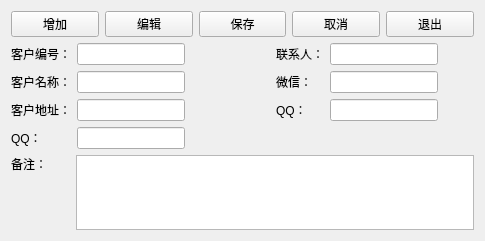
<?xml version="1.0" encoding="UTF-8"?>
<ui version="4.0">
 <class>CDlgCustomerEdit</class>
 <widget class="QWidget" name="CDlgCustomerEdit">
  <property name="geometry">
   <rect>
    <x>0</x>
    <y>0</y>
    <width>485</width>
    <height>241</height>
   </rect>
  </property>
  <property name="windowTitle">
   <string>CDlgCustomerEdit</string>
  </property>
  <layout class="QGridLayout" name="gridLayout_4">
   <item row="0" column="0">
    <layout class="QHBoxLayout" name="horizontalLayout">
     <item>
      <widget class="QPushButton" name="pushButton">
       <property name="text">
        <string>增加</string>
       </property>
      </widget>
     </item>
     <item>
      <widget class="QPushButton" name="pushButton_3">
       <property name="text">
        <string>编辑</string>
       </property>
      </widget>
     </item>
     <item>
      <widget class="QPushButton" name="pushButton_2">
       <property name="text">
        <string>保存</string>
       </property>
      </widget>
     </item>
     <item>
      <widget class="QPushButton" name="pushButton_4">
       <property name="text">
        <string>取消</string>
       </property>
      </widget>
     </item>
     <item>
      <widget class="QPushButton" name="pushButton_5">
       <property name="text">
        <string>退出</string>
       </property>
      </widget>
     </item>
    </layout>
   </item>
   <item row="1" column="0">
    <layout class="QGridLayout" name="gridLayout_3">
     <item row="0" column="0">
      <layout class="QGridLayout" name="gridLayout">
       <item row="0" column="0" colspan="2">
        <widget class="QLabel" name="label">
         <property name="text">
          <string>客户编号：</string>
         </property>
        </widget>
       </item>
       <item row="0" column="2">
        <widget class="QLineEdit" name="lineEdit_2"/>
       </item>
       <item row="1" column="0" colspan="2">
        <widget class="QLabel" name="label_2">
         <property name="text">
          <string>客户名称：</string>
         </property>
        </widget>
       </item>
       <item row="1" column="2">
        <widget class="QLineEdit" name="lineEdit_3"/>
       </item>
       <item row="2" column="0" colspan="2">
        <widget class="QLabel" name="label_3">
         <property name="text">
          <string>客户地址：</string>
         </property>
        </widget>
       </item>
       <item row="2" column="2">
        <widget class="QLineEdit" name="lineEdit"/>
       </item>
       <item row="3" column="0">
        <widget class="QLabel" name="label_5">
         <property name="text">
          <string>QQ：</string>
         </property>
        </widget>
       </item>
       <item row="3" column="2">
        <widget class="QLineEdit" name="lineEdit_7"/>
       </item>
      </layout>
     </item>
     <item row="0" column="1">
      <spacer name="horizontalSpacer">
       <property name="orientation">
        <enum>Qt::Horizontal</enum>
       </property>
       <property name="sizeHint" stdset="0">
        <size>
         <width>40</width>
         <height>20</height>
        </size>
       </property>
      </spacer>
     </item>
     <item row="0" column="2">
      <layout class="QFormLayout" name="formLayout">
       <item row="0" column="0">
        <layout class="QGridLayout" name="gridLayout_2">
         <item row="1" column="0">
          <widget class="QLabel" name="label_6">
           <property name="text">
            <string>微信：</string>
           </property>
          </widget>
         </item>
         <item row="2" column="0">
          <widget class="QLabel" name="label_7">
           <property name="text">
            <string>QQ：</string>
           </property>
          </widget>
         </item>
         <item row="2" column="1">
          <widget class="QLineEdit" name="lineEdit_4"/>
         </item>
         <item row="0" column="0">
          <widget class="QLabel" name="label_8">
           <property name="text">
            <string>联系人：</string>
           </property>
          </widget>
         </item>
         <item row="0" column="1">
          <widget class="QLineEdit" name="lineEdit_6"/>
         </item>
         <item row="1" column="1">
          <widget class="QLineEdit" name="lineEdit_5"/>
         </item>
        </layout>
       </item>
       <item row="1" column="0">
        <spacer name="horizontalSpacer_2">
         <property name="orientation">
          <enum>Qt::Horizontal</enum>
         </property>
         <property name="sizeHint" stdset="0">
          <size>
           <width>198</width>
           <height>20</height>
          </size>
         </property>
        </spacer>
       </item>
      </layout>
     </item>
    </layout>
   </item>
   <item row="2" column="0">
    <layout class="QFormLayout" name="formLayout_3">
     <item row="0" column="0">
      <layout class="QFormLayout" name="formLayout_2">
       <item row="0" column="0">
        <layout class="QVBoxLayout" name="verticalLayout">
         <item>
          <widget class="QLabel" name="label_13">
           <property name="text">
            <string>备注：</string>
           </property>
          </widget>
         </item>
         <item>
          <spacer name="verticalSpacer">
           <property name="orientation">
            <enum>Qt::Vertical</enum>
           </property>
           <property name="sizeHint" stdset="0">
            <size>
             <width>20</width>
             <height>18</height>
            </size>
           </property>
          </spacer>
         </item>
        </layout>
       </item>
       <item row="0" column="1">
        <spacer name="horizontalSpacer_3">
         <property name="orientation">
          <enum>Qt::Horizontal</enum>
         </property>
         <property name="sizeHint" stdset="0">
          <size>
           <width>17</width>
           <height>17</height>
          </size>
         </property>
        </spacer>
       </item>
      </layout>
     </item>
     <item row="0" column="1">
      <widget class="QTextEdit" name="textEdit"/>
     </item>
    </layout>
   </item>
  </layout>
 </widget>
 <layoutdefault spacing="6" margin="11"/>
 <resources/>
 <connections/>
</ui>
